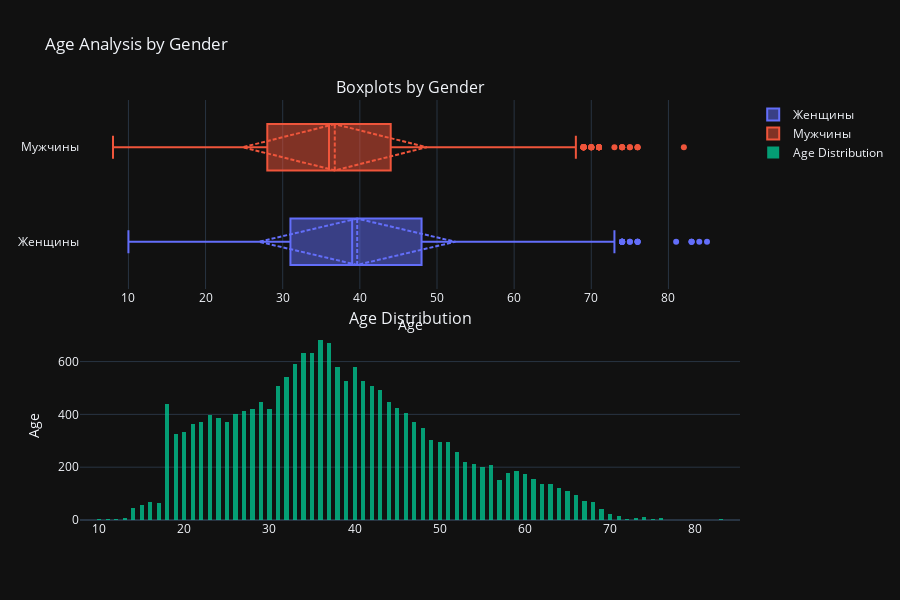

The cell this chart's notebook holds for it:
### Code cell
fig = sp.make_subplots(rows=2, cols=1,
                        subplot_titles=("Boxplots by Gender", "Age Distribution"),
                        vertical_spacing=0.1)

# Первый график: боксплоты
fig.add_trace(go.Box(x=df[df['gender_cd'] == 0]['age'], name='Женщины', boxmean='sd'),
              row=1, col=1)

fig.add_trace(go.Box(x=df[df['gender_cd'] == 1]['age'], name='Мужчины', boxmean='sd'),
              row=1, col=1)

# Второй график: гистограмма
fig.add_trace(go.Histogram(x=df['age'], name='Age Distribution', opacity=0.75),
              row=2, col=1)

# Настройка осей и заголовков
fig.update_layout(title_text='Age Analysis by Gender',
                  height=600,  # Высота всего графика
                  showlegend=True)

fig.update_xaxes(title_text='Age', row=1, col=1)
fig.update_yaxes(title_text='Age', row=2, col=1)

# Отображение графика
fig.show()

### Figure 1 — Plotly figure (JSON) as saved in the notebook; plotly's stock layout.template omitted (floating-point values rounded to 4 significant figures; data arrays with more than 128 entries replaced by an {"elided": "..."} marker saying what was removed)
{"data": [{"boxmean": "sd", "name": "Женщины", "x": {"elided": "8552 float values"}, "type": "box", "xaxis": "x", "yaxis": "y"}, {"boxmean": "sd", "name": "Мужчины", "x": {"elided": "9881 float values"}, "type": "box", "xaxis": "x", "yaxis": "y"}, {"name": "Age Distribution", "opacity": 0.75, "x": {"elided": "18691 float values"}, "type": "histogram", "xaxis": "x2", "yaxis": "y2"}], "layout": {"xaxis": {"anchor": "y", "domain": [0.0, 1.0], "title": {"text": "Age"}}, "yaxis": {"anchor": "x", "domain": [0.55, 1.0]}, "xaxis2": {"anchor": "y2", "domain": [0.0, 1.0]}, "yaxis2": {"anchor": "x2", "domain": [0.0, 0.45], "title": {"text": "Age"}}, "annotations": [{"font": {"size": 16}, "showarrow": false, "text": "Boxplots by Gender", "x": 0.5, "xanchor": "center", "xref": "paper", "y": 1.0, "yanchor": "bottom", "yref": "paper"}, {"font": {"size": 16}, "showarrow": false, "text": "Age Distribution", "x": 0.5, "xanchor": "center", "xref": "paper", "y": 0.45, "yanchor": "bottom", "yref": "paper"}], "title": {"text": "Age Analysis by Gender"}, "height": 600, "showlegend": true}}
